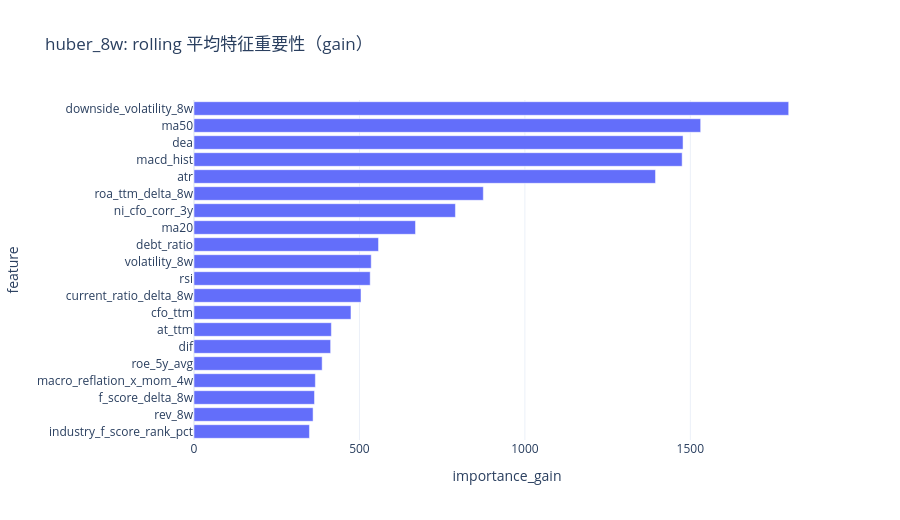

The cell this chart's notebook holds for it:
### Markdown cell above
## 8. 切片稳定性与特征重要性

### Code cell
if focus_recipe is None:
    display(Markdown("当前没有可展示的 recipe。"))
else:
    recipe_data = artifact_view["recipes"][focus_recipe]
    slice_regime_summary = recipe_data["slice_regime_summary"].copy()
    rolling_feature_importance = recipe_data["rolling_feature_importance"].copy()

    if not slice_regime_summary.empty:
        display(slice_regime_summary.sort_values(["bundle", "slice_type", "coverage"], ascending=[True, True, False]).head(30))
    else:
        display(pd.DataFrame())

    if not rolling_feature_importance.empty:
        top_features = (
            rolling_feature_importance.groupby("feature", as_index=False)["importance_gain"]
            .mean()
            .sort_values("importance_gain", ascending=False)
            .head(20)
        )
        display(top_features)
        fig = px.bar(
            top_features.sort_values("importance_gain", ascending=True),
            x="importance_gain",
            y="feature",
            orientation="h",
            title=f"{focus_recipe}: rolling 平均特征重要性（gain）",
        )
        fig.update_layout(template="plotly_white", height=520)
        fig.show()

### Figure 1 — Plotly figure (JSON) as saved in the notebook; plotly's stock layout.template omitted (floating-point values rounded to 4 significant figures)
{"data": [{"hovertemplate": "importance_gain=%{x}<br>feature=%{y}<extra></extra>", "legendgroup": "", "marker": {"color": "#636efa", "pattern": {"shape": ""}}, "name": "", "orientation": "h", "showlegend": false, "textposition": "auto", "type": "bar", "x": [348.9, 359.9, 364.2, 366.8, 387.3, 412.9, 415.2, 474.4, 504.7, 532.5, 535.6, 557.7, 669.4, 790.1, 874.4, 1395.0, 1475.0, 1478.0, 1531.0, 1797.0], "xaxis": "x", "y": ["industry_f_score_rank_pct", "rev_8w", "f_score_delta_8w", "macro_reflation_x_mom_4w", "roe_5y_avg", "dif", "at_ttm", "cfo_ttm", "current_ratio_delta_8w", "rsi", "volatility_8w", "debt_ratio", "ma20", "ni_cfo_corr_3y", "roa_ttm_delta_8w", "atr", "macd_hist", "dea", "ma50", "downside_volatility_8w"], "yaxis": "y"}], "layout": {"barmode": "relative", "height": 520, "legend": {"tracegroupgap": 0}, "title": {"text": "huber_8w: rolling 平均特征重要性（gain）"}, "xaxis": {"anchor": "y", "domain": [0, 1], "title": {"text": "importance_gain"}}, "yaxis": {"anchor": "x", "domain": [0, 1], "title": {"text": "feature"}}}}
